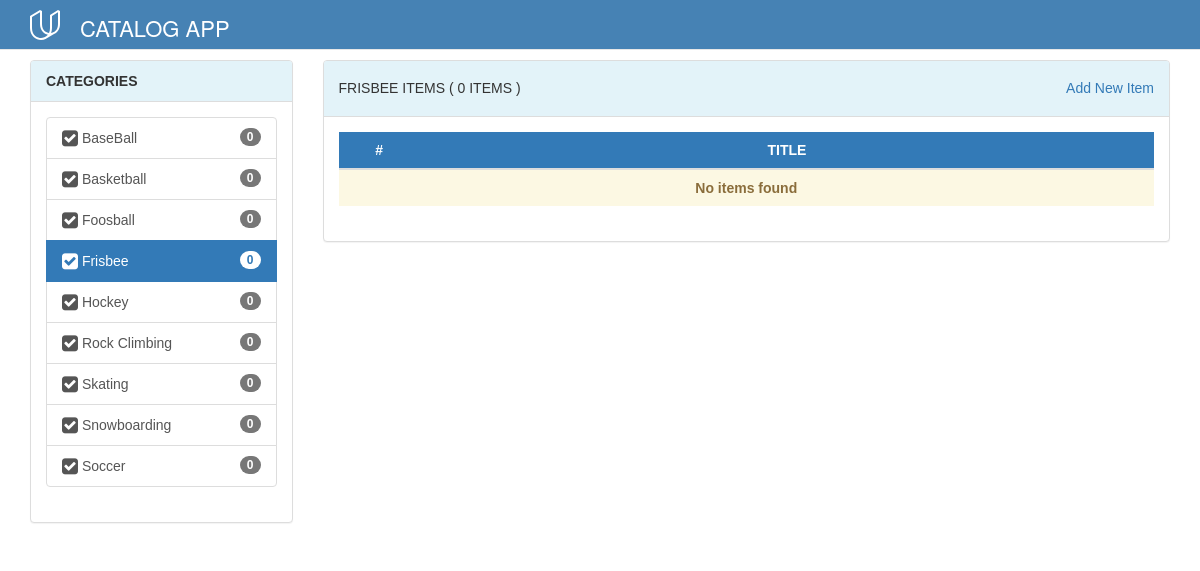
Screenshot of /catalog/categories/Frisbee/ with the database file from the repository.
### database_setup.py (models this page shows, shortened)
class Category(Base):
    __tablename__ = 'category'
    id = Column(Integer, primary_key=True)
    name = Column(String(80), nullable=False)
    date = Column(DateTime,
                  default=datetime.datetime.now(),
                  onupdate=datetime.datetime.now()
                  )

### project.py (the view)
@app.route('/catalog/categories/<category_name>/')
def getCategoryItems(category_name):
    categories = queryitems('categories')
    selected_category = session.query(
        Category).filter_by(name=category_name).one()
    items = session.query(CategoryItem).filter_by(
        category_id=selected_category.id).all()
    try:
        user = catalog_session['username']
    except KeyError:
        user = None
    return render_template(
        'category_detail.html',
        selected_category=selected_category,
        user=user,
        items=items,
        categories=categories,
        itemscount=len(items)
    )

### project.py (called while the page is built)
def queryitems(mquery):
    query = None
    if mquery == 'latest':
        query = session.query(CategoryItem.id,
                              CategoryItem.title,
                              CategoryItem.description,
                              Category.name) \
            .join(Category, Category.id == CategoryItem.category_id) \
            .order_by(desc(CategoryItem.date)).all()
    elif mquery == 'categories':
        query = session.query(Category.name,
                              func.count(CategoryItem.category_id)
                              .label("conta")) \
            .outerjoin(CategoryItem, CategoryItem.category_id == Category.id) \
            .group_by(Category.name) \
            .order_by(Category.name)
    elif mquery == 'allcategories':
        query = session.query(Category).all()
    else:
        query = None
    return query

### templates/category_detail.html (shortened to what this page needs)
<!DOCTYPE html>
<html lang="en">
<head>
  <link rel="stylesheet" href="https://maxcdn.bootstrapcdn.com/bootstrap/3.3.6/css/bootstrap.min.css">
  <link rel=stylesheet type=text/css href="{{ url_for('static', filename='styles.css') }}">
  <link rel=stylesheet type=text/css href="https://maxcdn.bootstrapcdn.com/font-awesome/4.7.0/css/font-awesome.min.css">
</head>
<body class="fullbleed layout vertical">
  <nav class="navbar navbar-default navbar-fixed-top">
    <div class="container">
      <div class="navbar-header">
        <div id="divLogo">
          <a class="pull-right" href="/">
            <span>
          </span>
            <span class="divLogoText pull-right" >CATALOG APP</span>
             </a>
        </div>
      </div>
      <div class="navbar-collapse collapse">
      </div>
    </div>
  </nav>
  <div class="container">
    <div class="row">
      <div class="col-md-3">
        <div class="panel panel-default">
          <div class="panel-heading"><span class="text-center">CATEGORIES</span>
          </div>
          <div class="panel-body">
            <div class="list-group">
              {% for category in categories %}
              <a class="list-group-item {{" active " if category.name==selected_category.name}}" href="{{ url_for('getCategoryItems', category_name=category.name) }}">
            <i class="fa fa-check-square fa-lg"></i>
            {{ category.name  }}
            <span class="badge badge-default badge-pill">{{ category.conta   }} </span>
          </a> {% endfor %}
            </div>
          </div>
        </div>
      </div>
      <div class="col-md-9">
        <div class="panel panel-default">
          <div class="panel-heading">
            <h5>{{ selected_category.name.upper() }} ITEMS ( {{ itemscount }} ITEMS )<span class="pull-right"><a href="{{ url_for('getCreateItem') }}"> Add New Item </a></span></h5>
          </div>
          <div class="panel-body">
            <table class="table table-striped table-hover table-users">
              <thead>
                <tr class="bg-primary">
                  <th class="col-lg-1 text-center">#</th>
                  <th class="col-lg-9 text-center">TITLE</th>
                </tr>
              </thead>
              <tbody>
                {% if itemscount==0 %}
                <tr>
                  <td class="text-center alert-warning" colspan="4"><b>No items found</b>
                  </td>
                </tr>
                {% endif %}
              </tbody>
            </table>
          </div>
        </div>
      </div>
    </div>
  </div>
</body>
</html>

### static/styles.css (style rules this page uses)
body > .container { padding-top: 60px; color: #212121; font-family: Verdana, Geneva, Tahoma, sans-serif; }
.navbar-default { background-color: #4682B4; }
.panel-default>.panel-heading { font-weight: bold; background-color: #E3F3F9; }
#divLogo { padding-top: 10px; }
.divLogoText { padding-top: 2px; color: #FFFFFF; font-size: 22px; }

### rows the page displays
Category: name "BaseBall", conta "0"
Category: name "Basketball", conta "0"
Category: name "Foosball", conta "0"
Category: name "Frisbee", conta "0", name "FRISBEE"
Category: name "Hockey", conta "0"
Category: name "Rock Climbing", conta "0"
Category: name "Skating", conta "0"
Category: name "Snowboarding", conta "0"
Category: name "Soccer", conta "0"

### other values shown
{{ itemscount }} "0"
